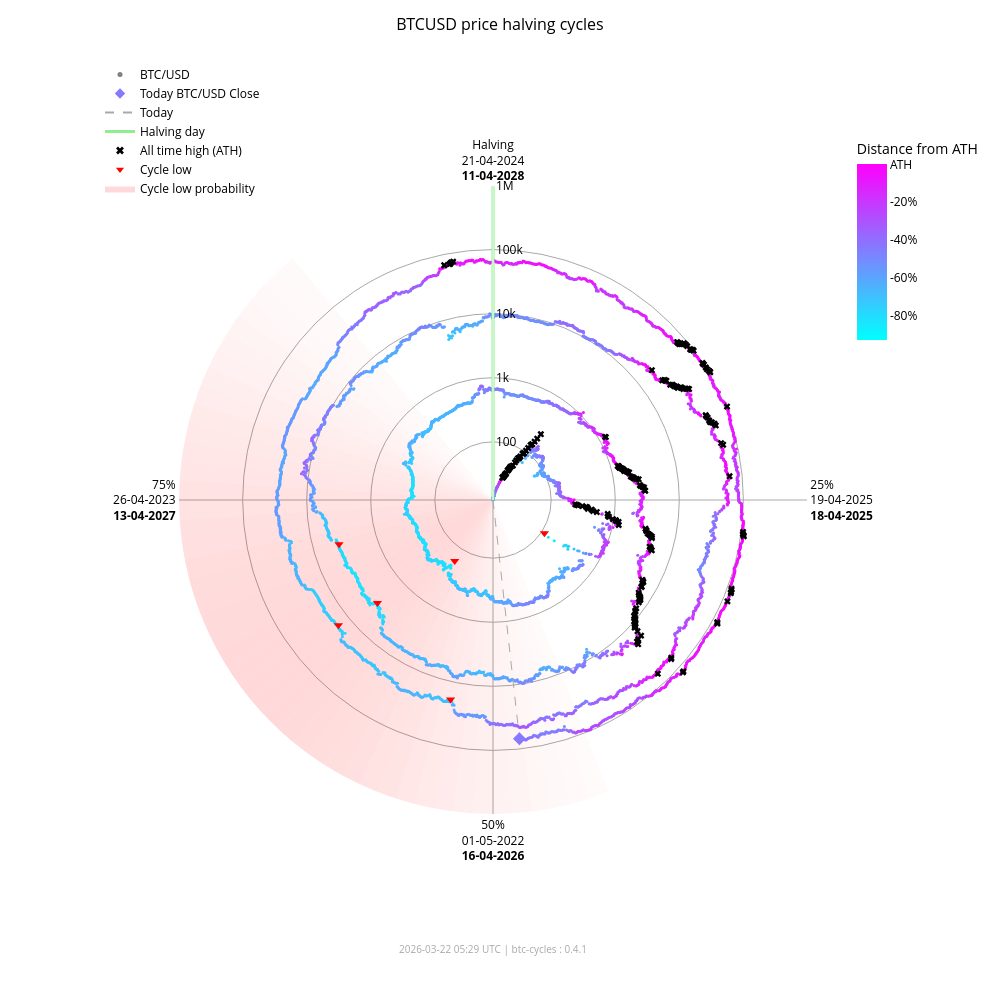

This figure's notebook cell:
### Markdown cell above
### Interactive chart (plotly)

### Code cell
fig_interactive = btc.plot(
    kind="interactive",
    from_date="2012-11-28",
)
# plotly config for interactivity
config = {"scrollZoom": True, "displayModeBar": True}
# display in notebook
fig_interactive.show(config=config)

### Figure 1 — Plotly figure (JSON) as saved in the notebook; plotly's stock layout.template omitted (floating-point values rounded to 4 significant figures; data arrays with more than 128 entries replaced by an {"elided": "..."} marker saying what was removed)
{"data": [{"fill": "toself", "fillcolor": "rgba(255,0,0,0.017168280509461755)", "hoverinfo": "skip", "line": {"width": 0}, "mode": "lines", "r": [12.35, 1000000, 1000000, 12.35, 12.35], "showlegend": false, "theta": [158.4, 158.4, 162.0, 162.0, 158.4], "type": "scatterpolar"}, {"fill": "toself", "fillcolor": "rgba(255,0,0,0.022114794501891175)", "hoverinfo": "skip", "line": {"width": 0}, "mode": "lines", "r": [12.35, 1000000, 1000000, 12.35, 12.35], "showlegend": false, "theta": [162.0, 162.0, 165.6, 165.6, 162.0], "type": "scatterpolar"}, {"fill": "toself", "fillcolor": "rgba(255,0,0,0.02790404259511669)", "hoverinfo": "skip", "line": {"width": 0}, "mode": "lines", "r": [12.35, 1000000, 1000000, 12.35, 12.35], "showlegend": false, "theta": [165.6, 165.6, 169.2, 169.2, 165.6], "type": "scatterpolar"}, {"fill": "toself", "fillcolor": "rgba(255,0,0,0.034518294852420334)", "hoverinfo": "skip", "line": {"width": 0}, "mode": "lines", "r": [12.35, 1000000, 1000000, 12.35, 12.35], "showlegend": false, "theta": [169.2, 169.2, 172.8, 172.8, 169.2], "type": "scatterpolar"}, {"fill": "toself", "fillcolor": "rgba(255,0,0,0.041901979682821514)", "hoverinfo": "skip", "line": {"width": 0}, "mode": "lines", "r": [12.35, 1000000, 1000000, 12.35, 12.35], "showlegend": false, "theta": [172.8, 172.8, 176.4, 176.4, 172.8], "type": "scatterpolar"}, {"fill": "toself", "fillcolor": "rgba(255,0,0,0.04996405861294358)", "hoverinfo": "skip", "line": {"width": 0}, "mode": "lines", "r": [12.35, 1000000, 1000000, 12.35, 12.35], "showlegend": false, "theta": [176.4, 176.4, 180.0, 180.0, 176.4], "type": "scatterpolar"}, {"fill": "toself", "fillcolor": "rgba(255,0,0,0.05858349692240514)", "hoverinfo": "skip", "line": {"width": 0}, "mode": "lines", "r": [12.35, 1000000, 1000000, 12.35, 12.35], "showlegend": false, "theta": [180.0, 180.0, 183.6, 183.6, 180.0], "type": "scatterpolar"}, {"fill": "toself", "fillcolor": "rgba(255,0,0,0.06761662035375064)", "hoverinfo": "skip", "line": {"width": 0}, "mode": "lines", "r": [12.35, 1000000, 1000000, 12.35, 12.35], "showlegend": false, "theta": [183.6, 183.6, 187.2, 187.2, 183.6], "type": "scatterpolar"}, {"fill": "toself", "fillcolor": "rgba(255,0,0,0.07690481219944661)", "hoverinfo": "skip", "line": {"width": 0}, "mode": "lines", "r": [12.35, 1000000, 1000000, 12.35, 12.35], "showlegend": false, "theta": [187.2, 187.2, 190.8, 190.8, 187.2], "type": "scatterpolar"}, {"fill": "toself", "fillcolor": "rgba(255,0,0,0.08628112000611096)", "hoverinfo": "skip", "line": {"width": 0}, "mode": "lines", "r": [12.35, 1000000, 1000000, 12.35, 12.35], "showlegend": false, "theta": [190.8, 190.8, 194.4, 194.4, 190.8], "type": "scatterpolar"}, {"fill": "toself", "fillcolor": "rgba(255,0,0,0.09557490841018089)", "hoverinfo": "skip", "line": {"width": 0}, "mode": "lines", "r": [12.35, 1000000, 1000000, 12.35, 12.35], "showlegend": false, "theta": [194.4, 194.4, 198.0, 198.0, 194.4], "type": "scatterpolar"}, {"fill": "toself", "fillcolor": "rgba(255,0,0,0.10461455782963762)", "hoverinfo": "skip", "line": {"width": 0}, "mode": "lines", "r": [12.35, 1000000, 1000000, 12.35, 12.35], "showlegend": false, "theta": [198.0, 198.0, 201.6, 201.6, 198.0], "type": "scatterpolar"}, {"fill": "toself", "fillcolor": "rgba(255,0,0,0.11322908719652829)", "hoverinfo": "skip", "line": {"width": 0}, "mode": "lines", "r": [12.35, 1000000, 1000000, 12.35, 12.35], "showlegend": false, "theta": [201.6, 201.6, 205.2, 205.2, 201.6], "type": "scatterpolar"}, {"fill": "toself", "fillcolor": "rgba(255,0,0,0.12125015337052986)", "hoverinfo": "skip", "line": {"width": 0}, "mode": "lines", "r": [12.35, 1000000, 1000000, 12.35, 12.35], "showlegend": false, "theta": [205.2, 205.2, 208.8, 208.8, 205.2], "type": "scatterpolar"}, {"fill": "toself", "fillcolor": "rgba(255,0,0,0.12851590515331976)", "hoverinfo": "skip", "line": {"width": 0}, "mode": "lines", "r": [12.35, 1000000, 1000000, 12.35, 12.35], "showlegend": false, "theta": [208.8, 208.8, 212.4, 212.4, 208.8], "type": "scatterpolar"}, {"fill": "toself", "fillcolor": "rgba(255,0,0,0.13487757461161184)", "hoverinfo": "skip", "line": {"width": 0}, "mode": "lines", "r": [12.35, 1000000, 1000000, 12.35, 12.35], "showlegend": false, "theta": [212.4, 212.4, 216.0, 216.0, 212.4], "type": "scatterpolar"}, {"fill": "toself", "fillcolor": "rgba(255,0,0,0.14020862181849592)", "hoverinfo": "skip", "line": {"width": 0}, "mode": "lines", "r": [12.35, 1000000, 1000000, 12.35, 12.35], "showlegend": false, "theta": [216.0, 216.0, 219.6, 219.6, 216.0], "type": "scatterpolar"}, {"fill": "toself", "fillcolor": "rgba(255,0,0,0.14441504950654527)", "hoverinfo": "skip", "line": {"width": 0}, "mode": "lines", "r": [12.35, 1000000, 1000000, 12.35, 12.35], "showlegend": false, "theta": [219.6, 219.6, 223.2, 223.2, 219.6], "type": "scatterpolar"}, {"fill": "toself", "fillcolor": "rgba(255,0,0,0.14744459351271713)", "hoverinfo": "skip", "line": {"width": 0}, "mode": "lines", "r": [12.35, 1000000, 1000000, 12.35, 12.35], "showlegend": false, "theta": [223.2, 223.2, 226.8, 226.8, 223.2], "type": "scatterpolar"}, {"fill": "toself", "fillcolor": "rgba(255,0,0,0.14929223192296423)", "hoverinfo": "skip", "line": {"width": 0}, "mode": "lines", "r": [12.35, 1000000, 1000000, 12.35, 12.35], "showlegend": false, "theta": [226.8, 226.8, 230.4, 230.4, 226.8], "type": "scatterpolar"}, {"fill": "toself", "fillcolor": "rgba(255,0,0,0.15)", "hoverinfo": "skip", "line": {"width": 0}, "mode": "lines", "r": [12.35, 1000000, 1000000, 12.35, 12.35], "showlegend": false, "theta": [230.4, 230.4, 234.0, 234.0, 230.4], "type": "scatterpolar"}, {"fill": "toself", "fillcolor": "rgba(255,0,0,0.14965033825231114)", "hoverinfo": "skip", "line": {"width": 0}, "mode": "lines", "r": [12.35, 1000000, 1000000, 12.35, 12.35], "showlegend": false, "theta": [234.0, 234.0, 237.6, 237.6, 234.0], "type": "scatterpolar"}, {"fill": "toself", "fillcolor": "rgba(255,0,0,0.14835378057909807)", "hoverinfo": "skip", "line": {"width": 0}, "mode": "lines", "r": [12.35, 1000000, 1000000, 12.35, 12.35], "showlegend": false, "theta": [237.6, 237.6, 241.2, 241.2, 237.6], "type": "scatterpolar"}, {"fill": "toself", "fillcolor": "rgba(255,0,0,0.14623322283554635)", "hoverinfo": "skip", "line": {"width": 0}, "mode": "lines", "r": [12.35, 1000000, 1000000, 12.35, 12.35], "showlegend": false, "theta": [241.2, 241.2, 244.8, 244.8, 241.2], "type": "scatterpolar"}, {"fill": "toself", "fillcolor": "rgba(255,0,0,0.1434078538226231)", "hoverinfo": "skip", "line": {"width": 0}, "mode": "lines", "r": [12.35, 1000000, 1000000, 12.35, 12.35], "showlegend": false, "theta": [244.8, 244.8, 248.4, 248.4, 244.8], "type": "scatterpolar"}, {"fill": "toself", "fillcolor": "rgba(255,0,0,0.13997983179373427)", "hoverinfo": "skip", "line": {"width": 0}, "mode": "lines", "r": [12.35, 1000000, 1000000, 12.35, 12.35], "showlegend": false, "theta": [248.4, 248.4, 252.0, 252.0, 248.4], "type": "scatterpolar"}, {"fill": "toself", "fillcolor": "rgba(255,0,0,0.13602598258454268)", "hoverinfo": "skip", "line": {"width": 0}, "mode": "lines", "r": [12.35, 1000000, 1000000, 12.35, 12.35], "showlegend": false, "theta": [252.0, 252.0, 255.6, 255.6, 252.0], "type": "scatterpolar"}, {"fill": "toself", "fillcolor": "rgba(255,0,0,0.13159547355344953)", "hoverinfo": "skip", "line": {"width": 0}, "mode": "lines", "r": [12.35, 1000000, 1000000, 12.35, 12.35], "showlegend": false, "theta": [255.6, 255.6, 259.2, 259.2, 255.6], "type": "scatterpolar"}, {"fill": "toself", "fillcolor": "rgba(255,0,0,0.12671301775492697)", "hoverinfo": "skip", "line": {"width": 0}, "mode": "lines", "r": [12.35, 1000000, 1000000, 12.35, 12.35], "showlegend": false, "theta": [259.2, 259.2, 262.8, 262.8, 259.2], "type": "scatterpolar"}, {"fill": "toself", "fillcolor": "rgba(255,0,0,0.12138610149219965)", "hoverinfo": "skip", "line": {"width": 0}, "mode": "lines", "r": [12.35, 1000000, 1000000, 12.35, 12.35], "showlegend": false, "theta": [262.8, 262.8, 266.4, 266.4, 262.8], "type": "scatterpolar"}, {"fill": "toself", "fillcolor": "rgba(255,0,0,0.1156142551644921)", "hoverinfo": "skip", "line": {"width": 0}, "mode": "lines", "r": [12.35, 1000000, 1000000, 12.35, 12.35], "showlegend": false, "theta": [266.4, 266.4, 270.0, 270.0, 266.4], "type": "scatterpolar"}, {"fill": "toself", "fillcolor": "rgba(255,0,0,0.10939851441251548)", "hoverinfo": "skip", "line": {"width": 0}, "mode": "lines", "r": [12.35, 1000000, 1000000, 12.35, 12.35], "showlegend": false, "theta": [270.0, 270.0, 273.6, 273.6, 270.0], "type": "scatterpolar"}, {"fill": "toself", "fillcolor": "rgba(255,0,0,0.10274974912946185)", "hoverinfo": "skip", "line": {"width": 0}, "mode": "lines", "r": [12.35, 1000000, 1000000, 12.35, 12.35], "showlegend": false, "theta": [273.6, 273.6, 277.2, 277.2, 273.6], "type": "scatterpolar"}, {"fill": "toself", "fillcolor": "rgba(255,0,0,0.09569517349791425)", "hoverinfo": "skip", "line": {"width": 0}, "mode": "lines", "r": [12.35, 1000000, 1000000, 12.35, 12.35], "showlegend": false, "theta": [277.2, 277.2, 280.8, 280.8, 277.2], "type": "scatterpolar"}, {"fill": "toself", "fillcolor": "rgba(255,0,0,0.08828282625646727)", "hoverinfo": "skip", "line": {"width": 0}, "mode": "lines", "r": [12.35, 1000000, 1000000, 12.35, 12.35], "showlegend": false, "theta": [280.8, 280.8, 284.4, 284.4, 280.8], "type": "scatterpolar"}, {"fill": "toself", "fillcolor": "rgba(255,0,0,0.08058400018765345)", "hoverinfo": "skip", "line": {"width": 0}, "mode": "lines", "r": [12.35, 1000000, 1000000, 12.35, 12.35], "showlegend": false, "theta": [284.4, 284.4, 288.0, 288.0, 284.4], "type": "scatterpolar"}, {"fill": "toself", "fillcolor": "rgba(255,0,0,0.07269354608292704)", "hoverinfo": "skip", "line": {"width": 0}, "mode": "lines", "r": [12.35, 1000000, 1000000, 12.35, 12.35], "showlegend": false, "theta": [288.0, 288.0, 291.6, 291.6, 288.0], "type": "scatterpolar"}, {"fill": "toself", "fillcolor": "rgba(255,0,0,0.06472784449068783)", "hoverinfo": "skip", "line": {"width": 0}, "mode": "lines", "r": [12.35, 1000000, 1000000, 12.35, 12.35], "showlegend": false, "theta": [291.6, 291.6, 295.2, 295.2, 291.6], "type": "scatterpolar"}, {"fill": "toself", "fillcolor": "rgba(255,0,0,0.05682021976743955)", "hoverinfo": "skip", "line": {"width": 0}, "mode": "lines", "r": [12.35, 1000000, 1000000, 12.35, 12.35], "showlegend": false, "theta": [295.2, 295.2, 298.8, 298.8, 295.2], "type": "scatterpolar"}, {"fill": "toself", "fillcolor": "rgba(255,0,0,0.04911378436707333)", "hoverinfo": "skip", "line": {"width": 0}, "mode": "lines", "r": [12.35, 1000000, 1000000, 12.35, 12.35], "showlegend": false, "theta": [298.8, 298.8, 302.4, 302.4, 298.8], "type": "scatterpolar"}, {"fill": "toself", "fillcolor": "rgba(255,0,0,0.04175213714896469)", "hoverinfo": "skip", "line": {"width": 0}, "mode": "lines", "r": [12.35, 1000000, 1000000, 12.35, 12.35], "showlegend": false, "theta": [302.4, 302.4, 306.0, 306.0, 302.4], "type": "scatterpolar"}, {"fill": "toself", "fillcolor": "rgba(255,0,0,0.034868865657538876)", "hoverinfo": "skip", "line": {"width": 0}, "mode": "lines", "r": [12.35, 1000000, 1000000, 12.35, 12.35], "showlegend": false, "theta": [306.0, 306.0, 309.6, 309.6, 306.0], "type": "scatterpolar"}, {"fill": "toself", "fillcolor": "rgba(255,0,0,0.02857722515334582)", "hoverinfo": "skip", "line": {"width": 0}, "mode": "lines", "r": [12.35, 1000000, 1000000, 12.35, 12.35], "showlegend": false, "theta": [309.6, 309.6, 313.2, 313.2, 309.6], "type": "scatterpolar"}, {"fill": "toself", "fillcolor": "rgba(255,0,0,0.022961515313555197)", "hoverinfo": "skip", "line": {"width": 0}, "mode": "lines", "r": [12.35, 1000000, 1000000, 12.35, 12.35], "showlegend": false, "theta": [313.2, 313.2, 316.8, 316.8, 313.2], "type": "scatterpolar"}, {"fill": "toself", "fillcolor": "rgba(255,0,0,0.01807146942917362)", "hoverinfo": "skip", "line": {"width": 0}, "mode": "lines", "r": [12.35, 1000000, 1000000, 12.35, 12.35], "showlegend": false, "theta": [316.8, 316.8, 320.4, 320.4, 316.8], "type": "scatterpolar"}, {"hoverinfo": "text", "marker": {"color": {"elided": "4863 str values"}, "size": 3}, "mode": "markers", "r": {"elided": "4863 float values"}, "showlegend": false, "text": {"elided": "4863 str values"}, "theta": {"elided": "4863 float values"}, "type": "scatterpolar"}, {"hoverinfo": "skip", "line": {"color": "lightgreen", "width": 3}, "mode": "lines", "r": [12.35, 1000000], "showlegend": false, "theta": [0, 0], "type": "scatterpolar"}, {"hoverinfo": "skip", "line": {"color": "darkgrey", "dash": "dash", "width": 1}, "mode": "lines", "r": [12.35, 69190.0], "showlegend": false, "theta": [173.7, 173.7], "type": "scatterpolar"}, {"hoverinfo": "text", "marker": {"color": "#857aff", "size": 10, "symbol": "diamond"}, "mode": "markers", "r": [69190.0], "showlegend": false, "text": ["Today<br>Date: 2026-03-22<br>Price: $69,192.42"], "theta": [173.7], "type": "scatterpolar"}, {"hoverinfo": "text", "marker": {"color": "black", "size": 6, "symbol": "x"}, "mode": "markers", "r": {"elided": "195 float values"}, "showlegend": false, "text": {"elided": "195 str values"}, "theta": {"elided": "195 float values"}, "type": "scatterpolar"}, {"hoverinfo": "text", "marker": {"color": "red", "size": 8, "symbol": "triangle-down"}, "mode": "markers", "r": [111.6, 164.9, 3233.0, 3925.0, 18950.0, 15760.0], "showlegend": false, "text": ["Cycle Low<br>Date: 2014-02-21<br>Price: $111.56<br>ATH distance: -91.0%", "Cycle Low<br>Date: 2015-01-14<br>Price: $164.92<br>ATH distance: -86.7%", "Cycle Low<br>Date: 2018-12-15<br>Price: $3,232.51<br>ATH distance: -83.3%", "Cycle Low<br>Date: 2019-03-25<br>Price: $3,924.55<br>ATH distance: -79.7%", "Cycle Low<br>Date: 2022-06-18<br>Price: $18,954.25<br>ATH distance: -71.9%", "Cycle Low<br>Date: 2022-11-21<br>Price: $15,760.19<br>ATH distance: -76.7%"], "theta": [122.8, 212.1, 228.3, 254.0, 192.0, 231.0], "type": "scatterpolar"}, {"marker": {"color": "grey", "size": 5}, "mode": "markers", "name": "BTC/USD", "r": [null], "theta": [null], "type": "scatterpolar"}, {"marker": {"color": "#857aff", "size": 8, "symbol": "diamond"}, "mode": "markers", "name": "Today BTC/USD Close", "r": [null], "theta": [null], "type": "scatterpolar"}, {"line": {"color": "darkgrey", "dash": "dash"}, "mode": "lines", "name": "Today", "r": [null], "theta": [null], "type": "scatterpolar"}, {"line": {"color": "lightgreen", "width": 3}, "mode": "lines", "name": "Halving day", "r": [null], "theta": [null], "type": "scatterpolar"}, {"marker": {"color": "black", "size": 7, "symbol": "x"}, "mode": "markers", "name": "All time high (ATH)", "r": [null], "theta": [null], "type": "scatterpolar"}, {"marker": {"color": "red", "size": 7, "symbol": "triangle-down"}, "mode": "markers", "name": "Cycle low", "r": [null], "theta": [null], "type": "scatterpolar"}, {"fill": "toself", "fillcolor": "rgba(255,0,0,0.15)", "line": {"width": 0}, "mode": "lines", "name": "Cycle low probability", "r": [null], "theta": [null], "type": "scatterpolar"}, {"hoverinfo": "skip", "marker": {"cmax": 0, "cmin": -0.9307, "color": [0], "colorbar": {"len": 0.25, "ticktext": ["ATH", "-20%", "-40%", "-60%", "-80%", "-100%"], "tickvals": [0, -0.2, -0.4, -0.6, -0.8, -1.0], "title": {"text": "Distance from ATH"}, "x": 0.95, "y": 0.92, "yanchor": "top"}, "colorscale": {"elided": "256x2 mixed values"}, "showscale": true, "size": 0}, "mode": "markers", "r": [null], "showlegend": false, "theta": [null], "type": "scatterpolar"}], "layout": {"annotations": [{"font": {"color": "darkgrey", "size": 10}, "showarrow": false, "text": "2026-03-22 05:29 UTC | btc-cycles : 0.4.1", "x": 0.5, "xref": "paper", "y": -0.02, "yref": "paper"}], "font": {"color": "black"}, "height": 1000, "legend": {"bgcolor": "rgba(0,0,0,0)", "font": {"color": "black"}, "x": 0.0, "y": 1.0}, "margin": {"b": 60, "l": 100, "r": 80, "t": 60}, "paper_bgcolor": "white", "plot_bgcolor": "white", "polar": {"angularaxis": {"color": "black", "direction": "clockwise", "gridcolor": "darkgrey", "rotation": 90, "ticktext": ["Halving<br>21-04-2024<br><b>11-04-2028</b>", "25%<br>19-04-2025<br><b>18-04-2025</b>", "50%<br>01-05-2022<br><b>16-04-2026</b>", "75%<br>26-04-2023<br><b>13-04-2027</b>"], "tickvals": [0, 90, 180, 270]}, "bgcolor": "white", "domain": {"x": [0.1, 0.9], "y": [0.05, 0.95]}, "radialaxis": {"angle": 90, "color": "black", "gridcolor": "darkgrey", "range": [1.092, 6.0], "tickangle": 90, "ticktext": ["100", "1k", "10k", "100k", "1M"], "tickvals": [100, 1000, 10000, 100000, 1000000], "type": "log"}}, "title": {"font": {"color": "black", "size": 16}, "text": "BTCUSD price halving cycles", "x": 0.5}, "width": 1000}}
